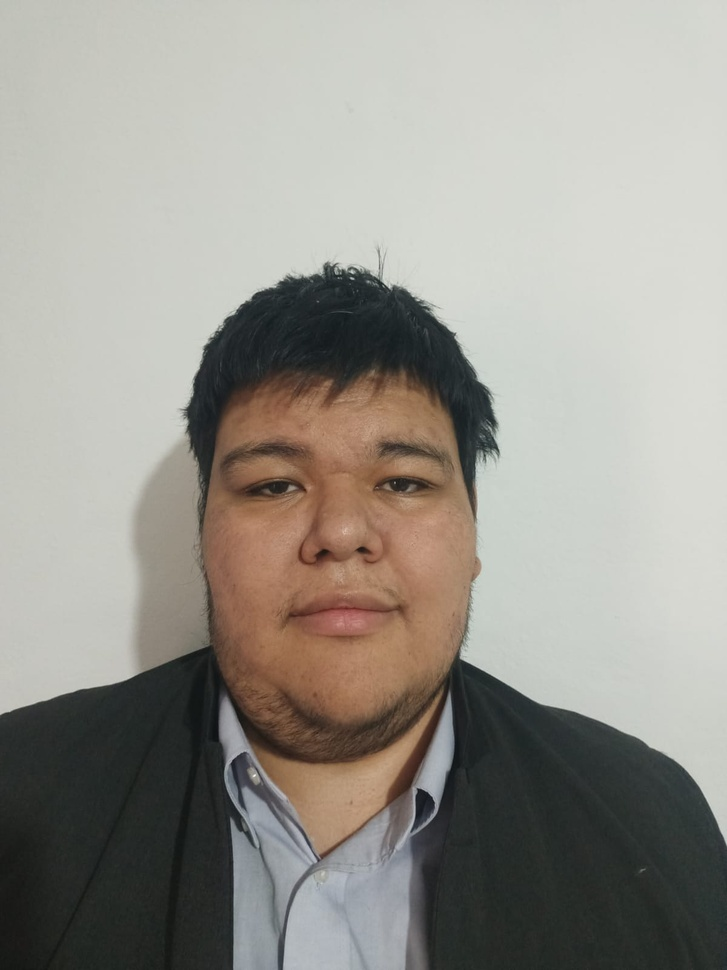
#> input picture img/Me.jpg, 727 x 970 px, shrunk from 1200 x 1600 before the run
$ python -i deteccion_objetos.py   (imports and definitions only)
#> lines starting #> are read from the running program, lines starting #| are printed output that depends on the picture; after the words box and inside, x2 and y2 are one past the last pixel; in counts of white or black regions, pixels touching at a corner belong together
"""
Detección y Análisis de Objetos Binarizados
Funciones para detectar contornos y calcular propiedades geométricas
"""

import numpy as np
import cv2
from typing import List, Tuple, Dict


def detectar_objetos_binarizados(imagen_binaria: np.ndarray) -> Tuple[List[np.ndarray], List[Dict[str, float]]]:
    """
    Detecta objetos en una imagen binarizada y calcula sus propiedades geométricas.

    Args:
        imagen_binaria: Imagen binarizada (blanco y negro)

    Returns:
        Tupla que contiene:
        - Lista de contornos detectados
        - Lista de diccionarios con propiedades de cada objeto (área, perímetro, centro)
    """
    # Asegurar que la imagen esté en formato correcto
    if len(imagen_binaria.shape) == 3:
        imagen_binaria = cv2.cvtColor(imagen_binaria, cv2.COLOR_BGR2GRAY)

    # Asegurar que la imagen sea binaria (0 o 255)
    _, imagen_binaria = cv2.threshold(imagen_binaria, 127, 255, cv2.THRESH_BINARY)

    # Detectar contornos
    contornos, jerarquia = cv2.findContours(
        imagen_binaria,
        cv2.RETR_EXTERNAL,  # Solo contornos externos
        cv2.CHAIN_APPROX_SIMPLE  # Comprime segmentos horizontales, verticales y diagonales
    )

    # Calcular propiedades de cada objeto
    propiedades = []

    for i, contorno in enumerate(contornos):
        # Calcular área
        area = cv2.contourArea(contorno)

        # Calcular perímetro
        perimetro = cv2.arcLength(contorno, True)

        # Calcular centroide
        momentos = cv2.moments(contorno)
        if momentos['m00'] != 0:
            cx = int(momentos['m10'] / momentos['m00'])
            cy = int(momentos['m01'] / momentos['m00'])
        else:
            cx, cy = 0, 0

        # Calcular rectángulo delimitador
        x, y, w, h = cv2.boundingRect(contorno)

        # Calcular circularidad (4π * área / perímetro²)
        if perimetro > 0:
            circularidad = (4 * np.pi * area) / (perimetro ** 2)
        else:
            circularidad = 0

        propiedades.append({
            'id': i + 1,
            'area': area,
            'perimetro': perimetro,
            'centroide': (cx, cy),
            'rectangulo': (x, y, w, h),
            'circularidad': circularidad,
            'num_vertices': len(contorno)
        })

    return contornos, propiedades


# [156 lines left out: functions dibujar_contornos_con_info, filtrar_objetos_por_area, obtener_estadisticas_objetos, crear_imagen_con_etiquetas, not called in this run]

>>> import cv2
>>> picture = cv2.imread('../img/Me.jpg', cv2.IMREAD_GRAYSCALE)
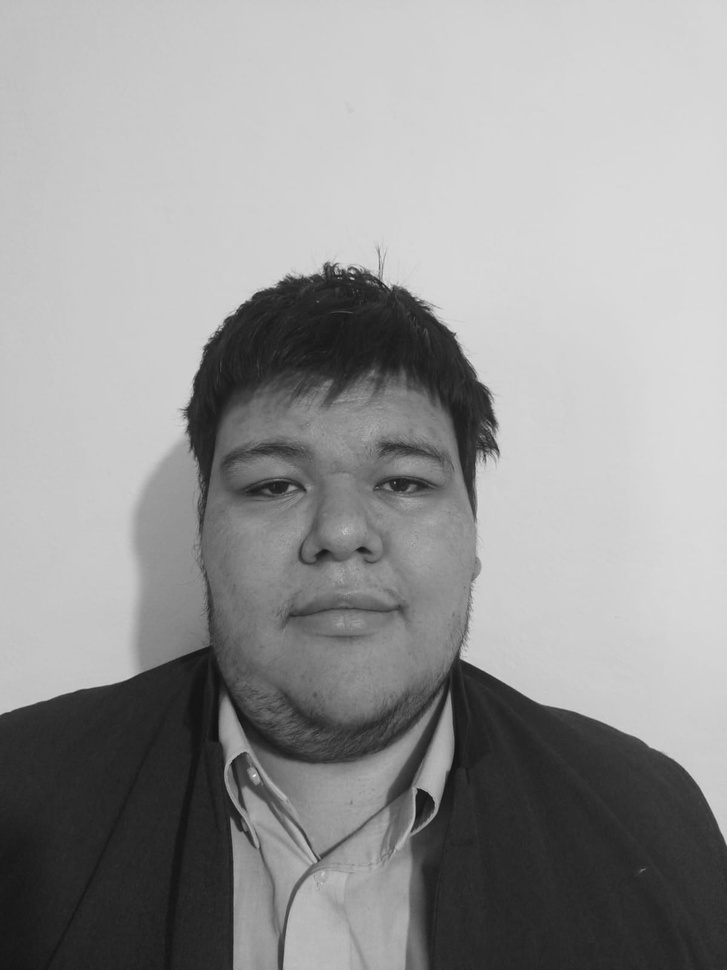
#> picture: shape (970, 727); min 16, max 252, mean 149.7
>>> result = detectar_objetos_binarizados(picture)
#> in detectar_objetos_binarizados, `_, imagen_binaria = cv2.threshold(imagen_binaria, 127, 255, cv2.THRESH..`:
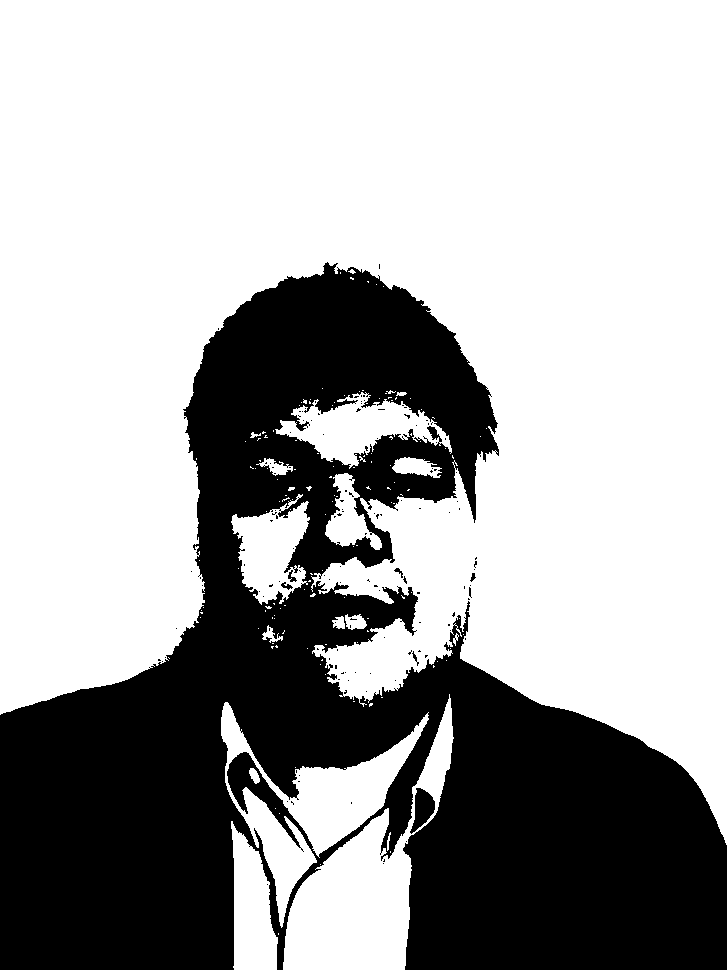
#> imagen_binaria: shape (970, 727); 66.3% white; 133 black regions (126 under 20 px)
#> in detectar_objetos_binarizados, `contornos, jerarquia = cv2.findContours( imagen_binaria, cv2.RETR_EXTE..`: contornos = 145 contours, 130 with area under 20; largest, box (x1, y1, x2, y2) and area: (0, 0, 727, 845) 416644, (283, 694, 454, 970) 16697, (221, 702, 429, 928) 11755, (275, 392, 452, 469) 5776, (231, 494, 310, 605) 4884; jerarquia = 145 rows, first 6: [1, -1, -1, -1], [2, 0, -1, -1], [3, 1, -1, -1], [4, 2, -1, -1], [5, 3, -1, -1], [6, 4, -1, -1]
#> the loop in detectar_objetos_binarizados, `for i, contorno in enumerate(contornos):` made 145 passes
#> (area, perimetro, cx, cy, x, y, w, h) on passes 5, 8, 11, 14, 30, 34, 40, 42: (4514, 375.2, 251, 909, 231, 821, 47, 149), (91, 41.8, 254, 775, 249, 768, 11, 16), (11755, 1394.6, 314, 804, 221, 702, 208, 226), (16697, 954.7, 364, 887, 283, 694, 171, 276), (23.5, 30.73, 455, 638, 453, 633, 6, 13), (104, 104.2, 270, 634, 262, 625, 21, 18), (95, 54.63, 338, 622, 332, 616, 13, 13), (221, 71.94, 355, 621, 345, 614, 22, 16)
#> (area, perimetro, cx, cy, circularidad) on passes 76, 85: (4884.5, 638.6, 270, 550, 0.151), (1859.5, 315.8, 348, 516, 0.234)
